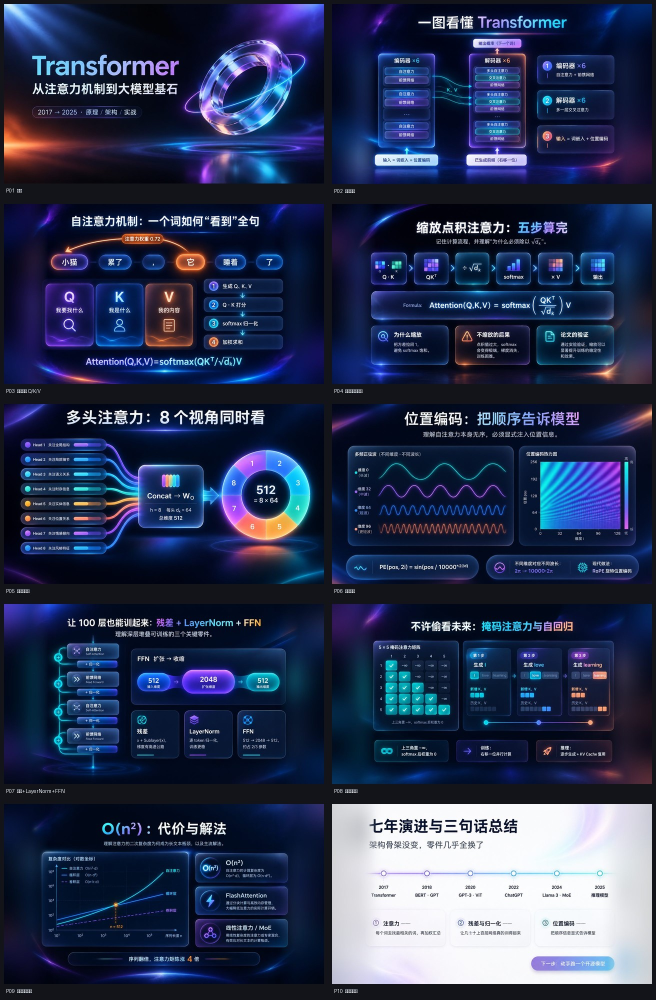
#> input picture examples/transformer-glass/contact-sheet.jpg, 1312 x 2000 px (shown at 1/2 size)
$ python qa.py ../examples/transformer-glass/contact-sheet.jpg
#> lines starting #> are read from the running program, lines starting #| are printed output that depends on the picture
#!/usr/bin/env python3
# -*- coding: utf-8 -*-
"""slide-forge 图片质量闸门（qa）。

对每一页生成图做可复现的自动检测：

  硬性（不合格 → fail，建议重抽）
    * 文件存在、体积合理
    * 最小宽度、宽高比接近 16:9
    * 非空白（灰度标准差 + 非背景像素占比）
    * 跨页重复（dHash 汉明距离）
  软性（不合格 → warn，交人判断）
    * 中文文本保真度：用飞桨 OCR 回读页面文字，与 spec 里的 core_text 比对（difflib 相似度）

OCR 分三级降级，并在报告里显式标注，绝不伪装通过：
    paddleocr-vl（有 token，能读到文字）
    builtin-ink （只能读几何，无文字）
    null        （连 editppt 都不可用）
"""

from __future__ import annotations

import difflib
import json
import os
import re
import shutil
import subprocess
import sys
import tempfile
import time
from concurrent.futures import ThreadPoolExecutor

SCHEMA_VERSION = 1

PUNCT = "，。；：、！？（）【】《》〈〉“”‘’·—…,.!?;:()[]{}<>\"'`~@#$%^&*_+=|\\/ \t\n\r\u3000"

EDITPPT_CONFIG_PATH = os.path.join(os.path.expanduser("~"), ".editppt", "config.yaml")

DEFAULT_THRESHOLDS = {
    "min_width": 1536,
    "aspect": 16 / 9,
    "aspect_tolerance": 0.02,
    "min_bytes": 20 * 1024,
    "min_std": 8.0,
    "min_nonbg_ratio": 0.015,
    "min_dhash_distance": 6,
    "min_text_ratio": 0.85,
    "min_line_hit_ratio": 0.9,
    "min_ocr_coverage": 0.6,
}


# --------------------------------------------------------------------------- #
# 基础图像指标
# --------------------------------------------------------------------------- #
def image_stats(path: str) -> dict:
    from PIL import Image
    import numpy as np

    image = Image.open(path)
#> image is the input picture: PIL image 1312x2000 RGB; mean R, G, B 42.2, 52.1, 82.4
    width, height = image.size
#> width = 1312; height = 2000
    gray = np.asarray(image.convert("L"), dtype=np.float32)
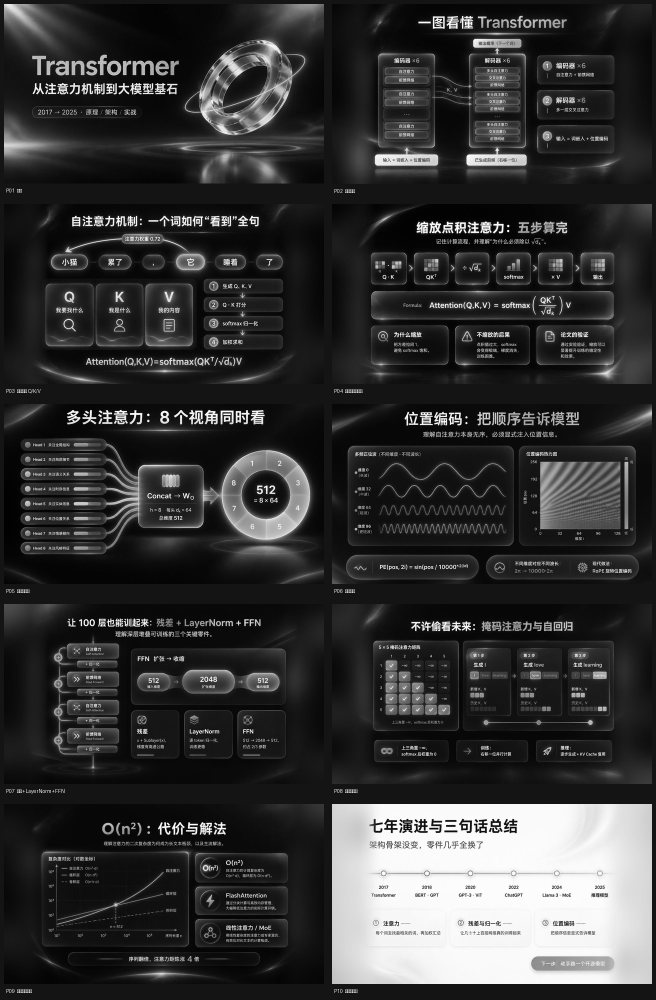
#> gray: shape (2000, 1312) float32 (shown at 1/2 size); min 0, max 255, mean 52.6
    small = np.asarray(image.convert("RGB").resize((160, 90)), dtype=np.float32)
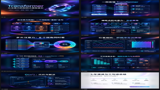
#> small: shape (90, 160, 3) float32; mean R, G, B 42.2, 52.1, 82.4
    flat = small.reshape(-1, 3)
    quantized = (flat // 16).astype(np.int32)
    keys = quantized[:, 0] * 4096 + quantized[:, 1] * 64 + quantized[:, 2]
#> keys = 14400 values, max 62415 at index 11772, min 0 at index 33, mean 9283.4
    values, counts = np.unique(keys, return_counts=True)
#> values = 688 values from 0 to 62415; counts = 688 values, max 1404 at index 8, min 1 at index 14, mean 20.93
    dominant = values[int(np.argmax(counts))]
#> dominant = 67
    dominant_rgb = np.array([(dominant // 4096) * 16, ((dominant // 64) % 64) * 16, (dominant % 64) * 16])
#> dominant_rgb = [0, 16, 48]
    distance = np.abs(flat - dominant_rgb).sum(axis=1)
#> distance = 14400 values, max 701 at index 11807, min 0 at index 10908, mean 126.2
    return {
        "width": width,
        "height": height,
        "aspect": round(width / height, 5) if height else 0.0,
        "std": round(float(gray.std()), 2),
        "nonbg_ratio": round(float((distance > 60).mean()), 4),
    }


# [11 lines left out: function dhash, not called in this run]


def hamming(a: int, b: int) -> int:
    return bin(a ^ b).count("1")


# --------------------------------------------------------------------------- #
# OCR
# --------------------------------------------------------------------------- #
# [292 lines left out: functions paddle_token, _runtime_dir, ocr_lines, ocr_lines_banded, normalize_text, text_fidelity and 3 more, not called in this run]


# --------------------------------------------------------------------------- #
# 总览图
# --------------------------------------------------------------------------- #
CJK_FONT_CANDIDATES = [
    "/usr/share/fonts/opentype/noto/NotoSansCJK-Regular.ttc",
    "/usr/share/fonts/opentype/noto/NotoSansCJK-Bold.ttc",
    "/usr/share/fonts/truetype/wqy/wqy-microhei.ttc",
    "/usr/share/fonts/truetype/arphic/uming.ttc",
    "/System/Library/Fonts/PingFang.ttc",
    "C:/Windows/Fonts/msyh.ttc",
]


# [49 lines left out: functions _label_font, contact_sheet, not called in this run]


if __name__ == "__main__":
    if len(sys.argv) > 1:
        print(json.dumps(image_stats(sys.argv[1]), ensure_ascii=False, indent=2))
    else:
        print("用法: python3 qa.py <image.png>")

$ run again, on examples/transformer-glass/images/p02.jpg
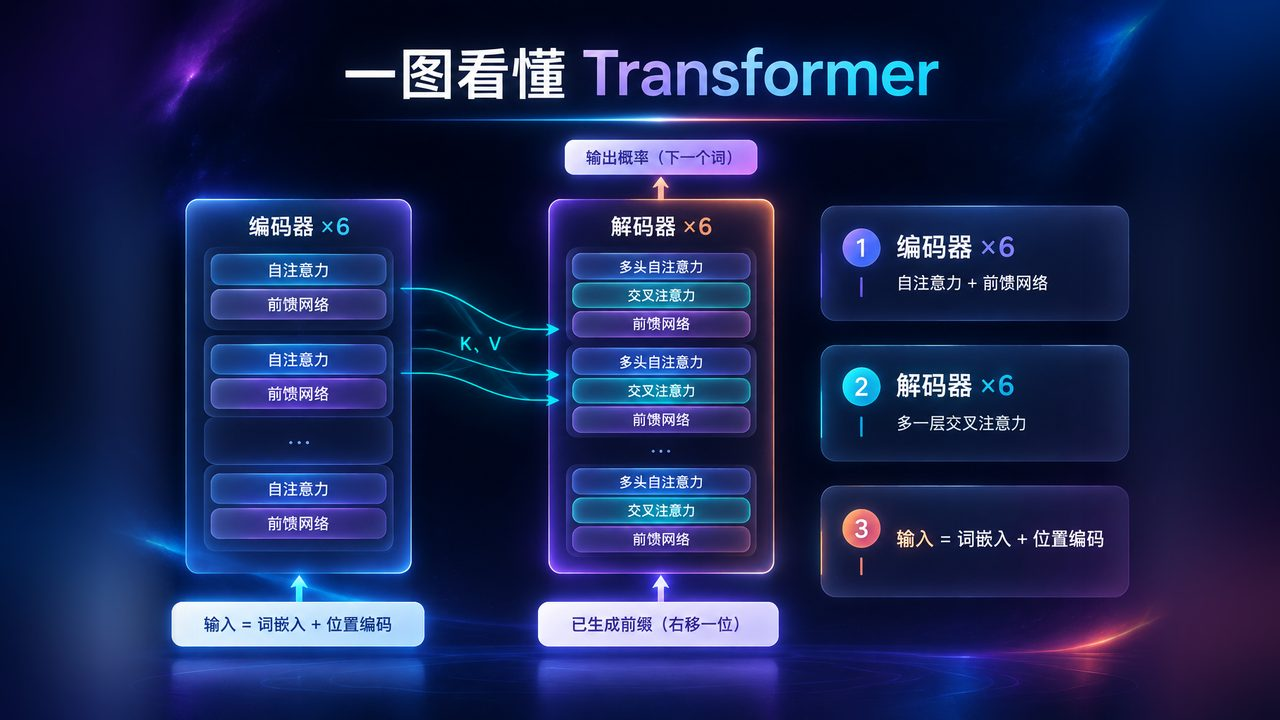
#> input picture examples/transformer-glass/images/p02.jpg, 1280 x 720 px
#> in image_stats, image is the input picture: PIL image 1280x720 RGB; mean R, G, B 28.3, 39.2, 85.8
#> in image_stats, `gray = np.asarray(image.convert("L"), dtype=np.float32)`:
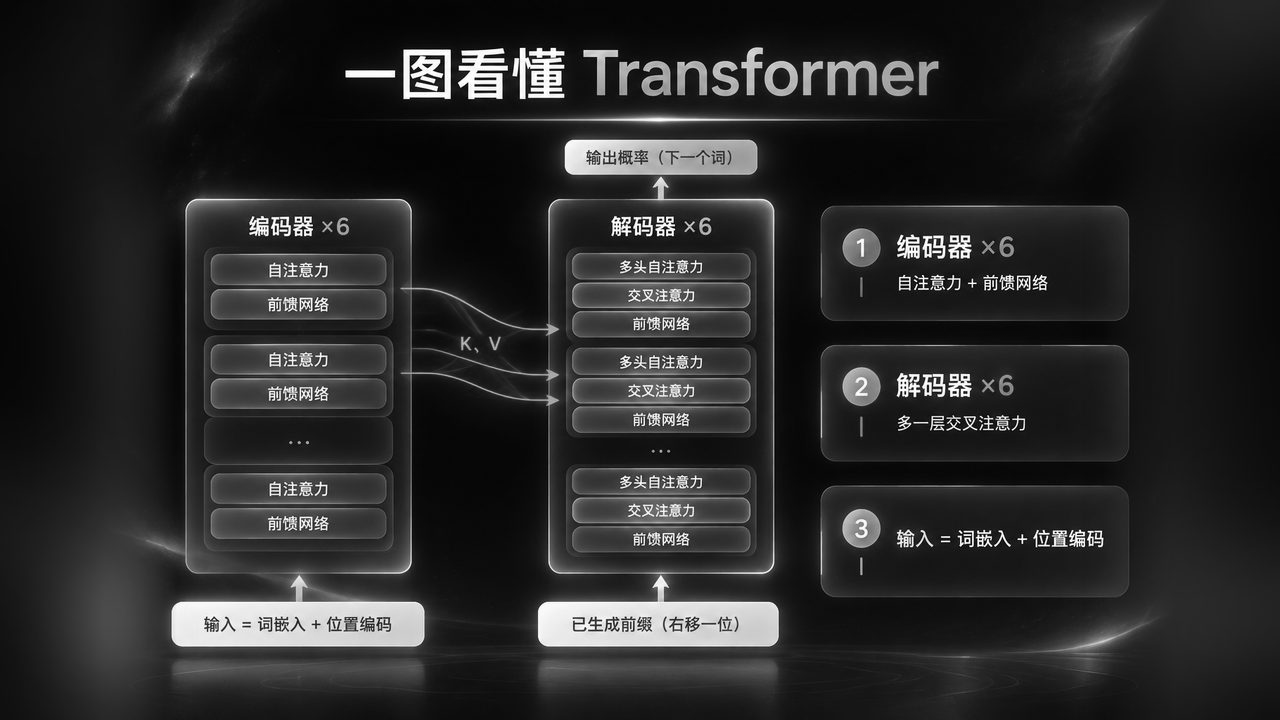
#> gray: shape (720, 1280) float32; min 1, max 255, mean 41.3
#> in image_stats, `small = np.asarray(image.convert("RGB").resize((160, 90)), dtype=np.fl..`:
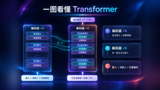
#> small: shape (90, 160, 3) float32; mean R, G, B 28.4, 39.2, 85.8
#> keys = 14400 values, max 62415 at index 2951, min 1 at index 39, mean 5844.2
#> values = 569 values from 1 to 62415; counts = 569 values, max 2092 at index 1, min 1 at index 35, mean 25.31
#> dominant = 2
#> dominant_rgb = [0, 0, 32]
#> distance = 14400 values, max 733 at index 2951, min 4 at index 2135, mean 122
